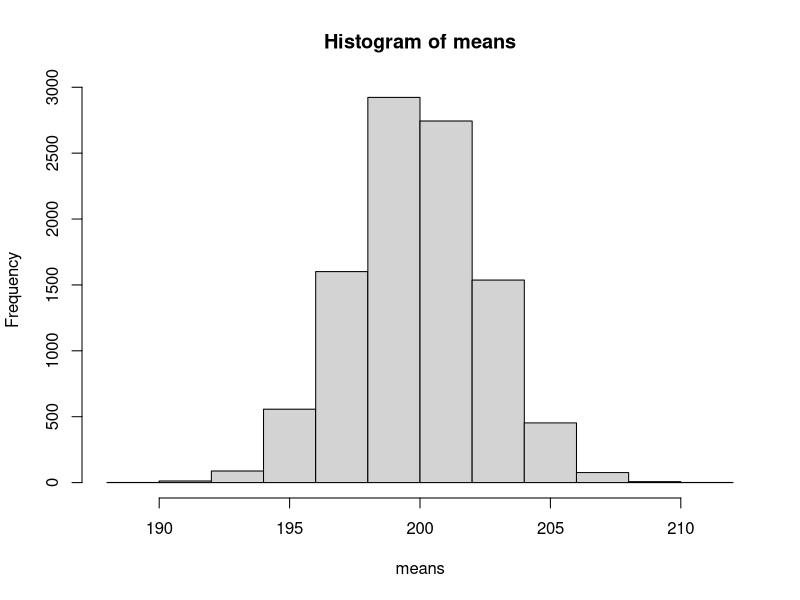

Write R code to recreate this figure. (Note: this script raises an error after producing the figure.)

# LECTURE/HW #11 - BOOTSTRAPPING & PERMUTATION TESTING IN R



# 1 Basics ------------------------
# a) Change your working directory to wherever you want it to be. Everything you write out (save) will go into this folder
setwd('~/Desktop/psyc5541/jrl/hw11/')
# b) load the car & MASS packages. Note: require() & library() are ~ same thing. The difference is trivial, but read ?require if you're curious
require(car)
require(MASS)

#c) #Read in a script I wrote that contains handy functions like info(x), LS(), and look(x), The function source() simply reads in another R script and runs every line of code

# d) list out all the datasets and functions that exist in the car package

# 2 Very Simple Simulation ------------------------
# a) First, simulate a population of size 100,000 of random normal data with mean = 100 and sd = 15. Call this "pop"
pop <- rnorm(100000,200,15)
# b) Now, take a single random sample of size 35 from the population above. Call it "samp"
samp <- sample(pop,35)
# c) What is the mean of your sample? What is it's standard deviation?
mean(samp)
sd(samp)
# d) If we only had this sample from which to make inference, what would the best estimate of the population mean be? What about the population SD? (i.e., pretend we didn't have knowledge of how the data was simulated, above)
#it would just be the above


# e) Based on your understanding of statistics, what is the standard error of a sampling distribution of means when n=35, sd = your best estimate of the sd, and mean = your best estimate of the mean? What will the shape of this distribution be? Just write your answers

#normal 
sem <- sd(samp)/sqrt(35)



# 3 Bootstrapping the mean ------------------------
# a) How well does the bootstrap approximate what the sampling dist of means is expected to look like theoretically? (i.e., such as that figured out in (2e) above? Take B=10,000 bootstraps of your sample (sample with replacement). Each time, figure out the mean of each resample and record it in a vector. After you're done, plot a histogram and a qq.plot of the bootstrapped sampling distribution of means.
B <- 10000
means <- vector(length = B)
for(i in 1:B){
  means[i] <- mean(sample(pop,35))
}
means
hist(means)
qqlot(means)
# b) what is the mean of your sampling dist of means? What is the SD of your sampling dist of means? What is its shape? How does this compare to the mean, sd, and shape that we would have expected of the sampling dist of means had we only had information on the sample?
mean(means)
sd(means)
#normal

# c) what is your conclusion about how bootstrapping compares to the traditional method of finding the sampling distribution properties in this simple case?
#bootstrapping works




# 4 Bootstrapping regression ------------------------
# Let's say we're interested in a question that is difficult to assess using classical statistics: are two regression slopes equal to one another? In this case, we'll use income and education (both are on a similar scale - percentages) in the Duncan dataset. 

#a) use R and ? to get some basic info on the Duncan dataset

?Duncan

#b) perform a regression predicting prestige from income and education
model.1 <- lm(prestige ~ income + education, data = Duncan)

#c) drop the datapoint that has the largest Cook's distance (that pulls the regression line the most). Call this new dataset "Duncan2". You will use Duncan2 from now on. This is not necessarily a recommendation that high Cook's D observations should be dropped! Base dropping on theory or knowledge of the design. Recall from lecture 3 that rule of thumb for Cook's D > 4/(n-p) is high; here our n = 45 and # parameters = 3

Duncan$cooks <- cooks.distance(model.1)
Duncan2 <- na.omit(Duncan[!Duncan == max(Duncan$cooks),])
Duncan2

#d) Let's say we're interested in whether the slope for education = slope income in Duncan2. Classical statistics is not going to help you here. Use bootstrapping to create a 95% confidence interval for the difference between the two slopes. Make B = 1000 to save time. Use set.seed(1) so we all get the same answer. 

set.seed(1)
B = 1000
diffs <- vector(length = B)
size <- nrow(Duncan2)
for(i in 1:B){
  new.dat <- Duncan2[sample(1:size,size,replace = T),]
  boot.model <- lm(prestige ~ income + education, data = new.dat)
  diffs[i] <- boot.model$coefficients[3]-boot.model$coefficients[2]
}
diffs


# e) What is the bootstrapped CI of slope differences? Does the confidence interval above include 0?
diffs.sorted <- sort(diffs)
CI <- c(diffs.sorted[25],diffs.sorted[975])
hist(diffs.sorted)

#yup

# f) What can you conclude inferentially about the null that they two slopes are the same?
#do not reject the null

# g) what is the shape of the sampling distribution of slope differences? Use hist and qq.plot

hist(diffs.sorted)
qqPlot(diffs.sorted)


X <- mvrnorm(1e3,c(0,0),matrix(c(1,.6,.6,1),nrow=2))

X1 <- X[,1]

X2 <- X[sample(1:nrow(X),1e3,F),2]

cor(X1,X2)

# 5 Permutation regression ------------------------
# a) Let's say we want a p-value for the null hypothesis that the two slopes above are equal in Duncan2 (where we've dropped the biggest Cook's D residual). Use permutation to derive a p-value. This is tricky because you want to accurately simulate data under the null hypothesis. How would you do that? This problem demonstrates that permutation is often far trickier than bootstrapping. Use Duncan2. Hint: I would standardize both education and income.

Duncan3 <- Duncan2
Duncan3$education <- scale(Duncan2$education)
Duncan3$income <- scale(Duncan2$income)
model.2 <- lm(prestige ~ income + education, data = Duncan3)
model.2

# b) Now we should consider carefully the null. In this case, if both slopes are the same, then it should be fine to switch (permute) whether a given subject's score is education or income. By doing this, we're creating a null distribution where the two slopes are guaranteed to be the same.

x <- cbind(Duncan3$income, Duncan3$education)
B <- 1000
diffs.2 <- vector(length=B)

for (i in 1:B){
  col1 <- sample(c(1,0),nrow(x),replace=TRUE)
  col2 <- (col1*-1)+1
  newcol1 <- col1*x[,1] + col2*x[,2]  #stole from key
  newcol2 <- col1*x[,2] + col2*x[,1]
  newx <- cbind(newcol1,newcol2) 
  coefs <- coefficients(lm(Duncan3$prestige~newx))
  diffs.2[i] <- diff(coefs[2:3])}

hist(diffs.2)
orig.dif <- diff(coefficients(lm(prestige ~ income + education,data=Duncan3))[2:3])
sum(abs(diffs.2) > abs(orig.dif))/length(difvec)  #this is the p-value associated with our null
# definitely not significant




# 6 Bootstrapping repeated measures regression (or t-test) ------------------------
# Sometimes there are dependencies in data (e.g., 2 scores from same person), and we want to make sure to keep those dependencies are kept intact when we bootstrap/permute. Here, we simulate data from n=100 people's depression scores before and after 6 weeks of cognitive behavioral therapy. Depression is scored from 0 (no depression) to 36 (highest depression level). People also are currently taking antidepressants (=1) or not (=0). Run the following:
set.seed(123)
n <- 100
CBT.effect <- rnorm(n,-1.5,8)
ANTIDEP.effect <- rnorm(n,-.75,6)
antidep.t1 <- rbinom(n,1,.2)
antidep.t2 <- rbinom(n,1,.2)
person.id <- 1:n
dep.score.t1 <- floor(rnorm(n,20,5) + ANTIDEP.effect*antidep.t1)
dep.score.t1[dep.score.t1<0] <- 0
dep.score.t1[dep.score.t1>36] <- 36
dep.score.t2 <- floor(dep.score.t1 + CBT.effect + ANTIDEP.effect*antidep.t2)
dep.score.t2[dep.score.t2<0] <- 0
dep.score.t2[dep.score.t2>36] <- 36
Dat.Time1 <- data.frame(id=person.id,antidep=antidep.t1,dep.score=dep.score.t1)
Dat.Time2 <- data.frame(id=person.id,antidep=antidep.t2,dep.score=dep.score.t2)

# a) You receive two data files, Dat.Time1 from people before CBT therapy and Dat.Time2 after. Your job is to derive bootstrapped CIs of the effect of CBT. You might consider putting the datasets together and into wide format so each row corresponds to one person. Make sure to control for antidepressant usage at both times (I'd merge the datasets and then residualize on this). From the bootstrap CI, can you infer that CBT is useful for decreasing depression?

dat.1 <- rbind(Dat.Time1,Dat.Time2)
dat.1$res.dep <- residuals(lm(dep.score~antidep,data=dat.1))
dat.1$time <- c(rep('t1',n),rep('t2',n))
dat.1.wide <- reshape(dat.1,idvar="id",direction="wide",timevar="time")

B <- 1000
cbt.effect <- vector(length=B)

for (i in 1:B){
  newdat <- dat.1.wide[sample(1:nrow(dat.1.wide),nrow(dat.1.wide),replace=TRUE),]
  cbt.effect[i] <- mean(newdat$res.dep.t2 - newdat$res.dep.t1)}

cbt.effect <- sort(cbt.effect)
(CI.CBT <- c(cbt.effect[25],cbt.effect[975]))
hist(cbt.effect)
abline(v=0,col='red')
#No


# 7 Confidence intervals for eigenvalues ------------------------
# Run the following to set up a var/covar matrix for simulation:
Sigma <- matrix(c( 1, .5, .5, .4, .8,
                  .5,  1, .4, .6, .5,
                  .5, .4,  1, .6, .6,
                  .4, .6, .6,  1, .7,
                  .8, .5, .6, .7,  1),byrow=TRUE,nrow=5)



# a) Use mvrnorm from the MASS package to simulate multivariate data (5 variables) that comes from the Sigma covariance matrix below. Make your simulated dataset have 1023 cases. the means of each variables should be 0. See ?mvrnorm

dat <- mvrnorm(1023,rep(0,5),Sigma)

# b) conduct a principle components analysis on the simulated data above. We haven't covered how, so you might google it to figure out how to do this

princomp(dat)

# c) use bootstrapping to find the 95% confidence intervals for *each* of the eigenvalues. In other words, you resample the dataset (with replacement), then do PCA and get the 5 eigenvalues. Do thta 1000 times and find the empirical distributions for each of the 5 eigenvalues.

R <- 1000
results <- matrix(NA,nrow=R,ncol=5)

for (i in 1:R){
  rand.dat <- dat[sample(1:nrow(dat),size=nrow(dat),replace=TRUE),]
  results[i,] <- princomp(rand.dat)$sd
}

eig1 <- sort(results[,1])
eig2 <- sort(results[,2])
eig3 <- sort(results[,3])
eig4 <- sort(results[,4])
eig5 <- sort(results[,5])

CI <- rbind(eig1[c(round(.025*length(eig1),0),round(.975*length(eig1),0))],
            eig2[c(round(.025*length(eig2),0),round(.975*length(eig2),0))],
            eig3[c(round(.025*length(eig3),0),round(.975*length(eig3),0))],
            eig4[c(round(.025*length(eig4),0),round(.975*length(eig4),0))],
            eig5[c(round(.025*length(eig5),0),round(.975*length(eig5),0))])





